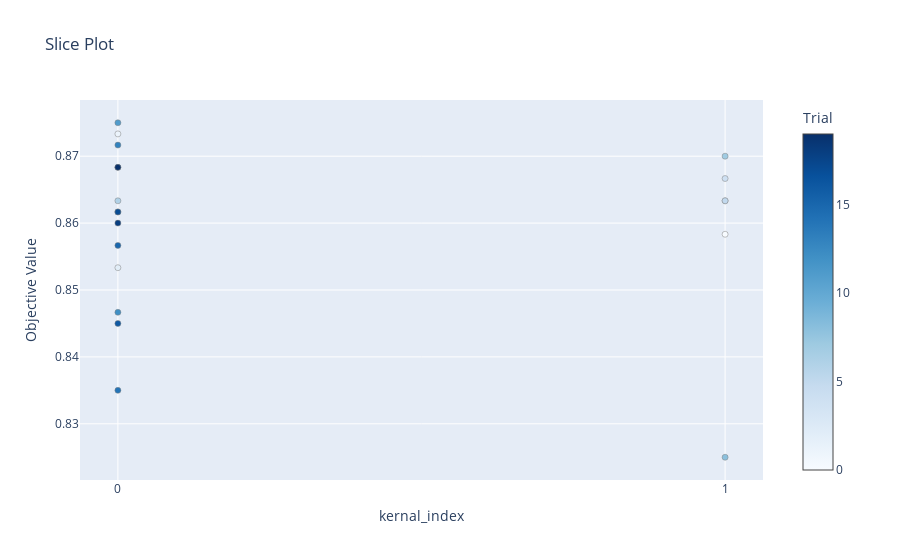

Here is the notebook cell this chart was saved with:
### Code cell
optuna.visualization.plot_slice(study)

### Figure 1 — Plotly figure (JSON) as saved in the notebook; plotly's stock layout.template omitted (floating-point values rounded to 4 significant figures)
{"data": [{"marker": {"color": [0, 1, 2, 3, 4, 5, 6, 7, 8, 9, 10, 11, 12, 13, 14, 15, 16, 17, 18, 19], "colorbar": {"title": {"text": "Trial"}, "x": 1, "xpad": 40}, "colorscale": [[0, "rgb(247,251,255)"], [0.125, "rgb(222,235,247)"], [0.25, "rgb(198,219,239)"], [0.375, "rgb(158,202,225)"], [0.5, "rgb(107,174,214)"], [0.625, "rgb(66,146,198)"], [0.75, "rgb(33,113,181)"], [0.875, "rgb(8,81,156)"], [1, "rgb(8,48,107)"]], "line": {"color": "Grey", "width": 0.5}}, "mode": "markers", "name": "Feasible Trial", "showlegend": false, "type": "scatter", "x": [1, 0, 0, 1, 1, 1, 0, 1, 1, 0, 0, 0, 0, 0, 0, 0, 0, 0, 0, 0], "y": [0.8583, 0.8733, 0.8533, 0.8633, 0.8667, 0.8633, 0.8633, 0.87, 0.825, 0.8683, 0.8617, 0.875, 0.8467, 0.8717, 0.835, 0.8567, 0.845, 0.8617, 0.86, 0.8683]}], "layout": {"title": {"text": "Slice Plot"}, "xaxis": {"categoryarray": [0, 1], "categoryorder": "array", "title": {"text": "kernal_index"}, "type": "category"}, "yaxis": {"title": {"text": "Objective Value"}}}}
